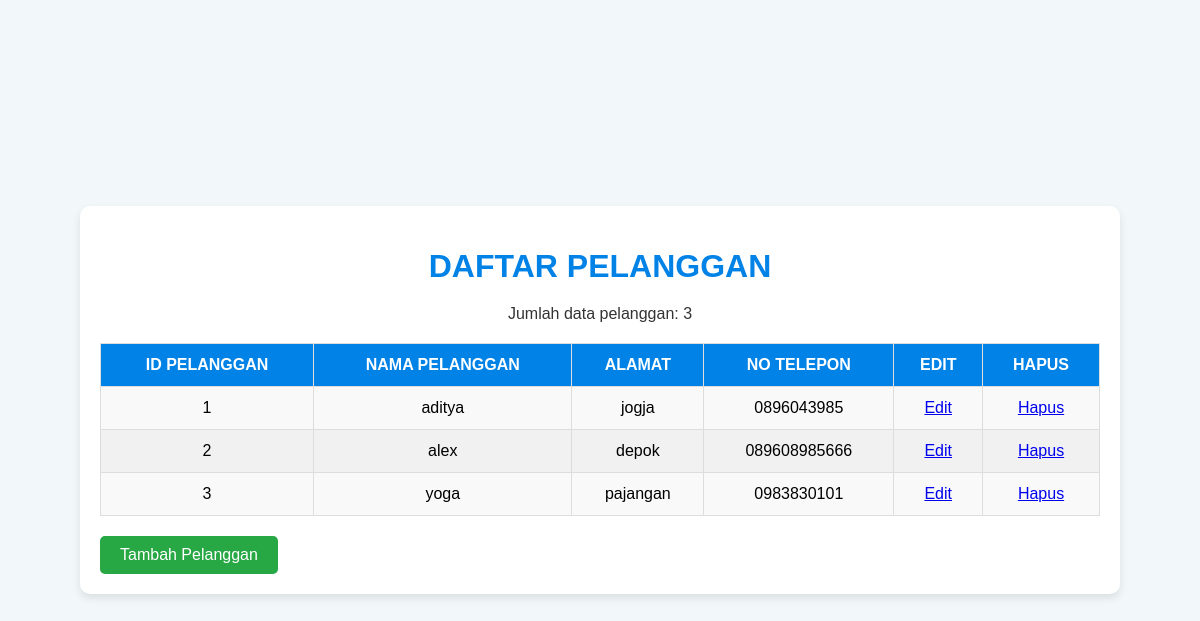
/daftar_pelanggan.php, run on the app's committed database.
### tables this page shows
CREATE TABLE `pelanggan` (
  `id_pelanggan` int(11) NOT NULL,
  `nama_pelanggan` varchar(255) DEFAULT NULL,
  `alamat` text DEFAULT NULL,
  `no_telepon` varchar(255) DEFAULT NULL
);

### daftar_pelanggan.php (the view, shortened to what this page needs)
<html>
<head>
</head>
<body>
    <div class="container">
        <h1>DAFTAR PELANGGAN</h1>
        <div class="info">
            <?php
            include "koneksi.php";
            $sql_pelanggan = mysqli_query($koneksi, "select * from pelanggan");
            $jumlah = mysqli_num_rows($sql_pelanggan);
            echo ("Jumlah data pelanggan: $jumlah");
            ?>
        </div>
        <table>
            <tr>
                <th>ID PELANGGAN</th>
                <th>NAMA PELANGGAN</th>
                <th>ALAMAT</th>
                <th>NO TELEPON</th>
                <th>EDIT</th>
                <th>HAPUS</th>
            </tr>
            <?php
            while ($baris = mysqli_fetch_array($sql_pelanggan)) {
                echo "<tr>
                    <td>{$baris['id_pelanggan']}</td>
                    <td>{$baris['nama_pelanggan']}</td>
                    <td>{$baris['alamat']}</td>
                    <td>{$baris['no_telepon']}</td>
                    <td><a href='edit_pelanggan.php?id_pelanggan={$baris['id_pelanggan']}'>Edit</a></td>
                    <td><a href='hapus_pelanggan.php?id_pelanggan=$baris[0]' onclick='return confirm(\"Apakah anda ingin menghapus data pelanggan $baris[0] ... ?\")'>Hapus</a></td>
    </tr>";
            }
            ?>
        </table>
        <button class="btn-add" onclick="window.location.href='form_pelanggan.php'">Tambah Pelanggan</button>
    </div>
</body>
</html>

### daftar_pelanggan.php (style rules this page uses)
body { font-family: 'Arial', sans-serif; background-color: #f2f7f9; margin: 0; padding: 0; display: flex; justify-content: center; align-items: center; height: 100vh; }
.container { background-color: #ffffff; padding: 20px; border-radius: 10px; box-shadow: 0 4px 8px rgba(0, 0, 0, 0.1); width: 90%; max-width: 1000px; }
h1 { text-align: center; color: #0082e6; margin-bottom: 20px; }
.info { font-size: 16px; color: #333; margin-bottom: 20px; text-align: center; }
table { width: 100%; border-collapse: collapse; margin-top: 20px; }
table th, table td { padding: 12px; text-align: center; border: 1px solid #ddd; }
table th { background-color: #0082e6; color: white; }
table tr:nth-child(even) { background-color: #f9f9f9; }
table tr:nth-child(odd) { background-color: #f1f1f1; }
.btn-add { display: inline-block; background-color: #28a745; color: white; padding: 10px 20px; border: none; border-radius: 5px; text-decoration: none; font-size: 16px; margin-top: 20px; text-align: center; cursor: pointer; }

### data on the page
pelanggan: id_pelanggan "1", nama_pelanggan "aditya", alamat "jogja", no_telepon "0896043985"
pelanggan: id_pelanggan "2", nama_pelanggan "alex", alamat "depok", no_telepon "089608985666"
pelanggan: id_pelanggan "3", nama_pelanggan "yoga", alamat "pajangan", no_telepon "0983830101"

### other printed values
$jumlah "3"
